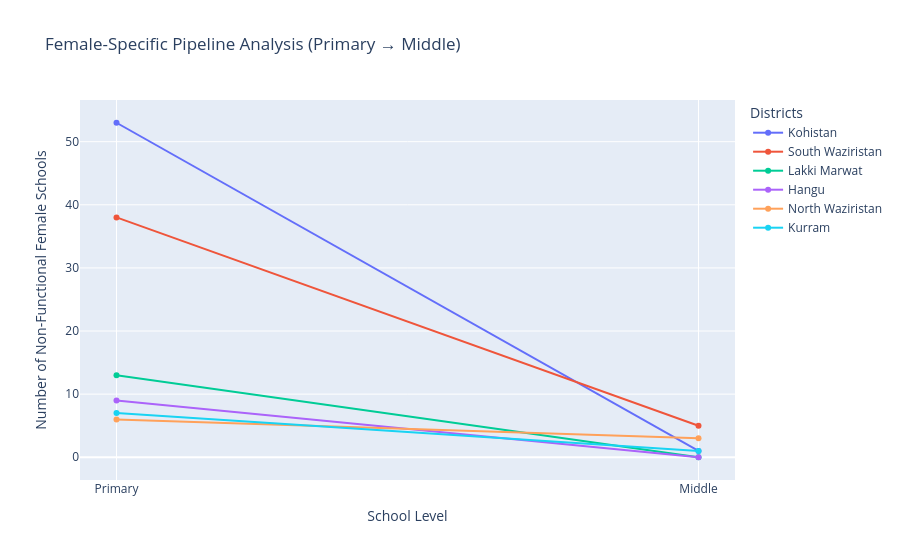

Notebook cell for this chart:
### Code cell
# Prepare female pipeline data
female_df = pd.melt(
    district_summary,
    id_vars='District',
    value_vars=['Female_Primary', 'Female_Middle'],
    var_name='Level',
    value_name='Female_Total'
)

female_df['Level'] = female_df['Level'].str.replace('Female_', '')
female_df['Level'] = pd.Categorical(female_df['Level'], categories=['Primary', 'Middle'], ordered=True)

fig = go.Figure()

# Add traces for each district
for district in top6_female:
    d = female_df[female_df['District'] == district]
    fig.add_trace(go.Scatter(
        x=d['Level'],
        y=d['Female_Total'],
        mode='lines+markers',
        name=district
    ))

# Update layout
fig.update_layout(
    title="Female-Specific Pipeline Analysis (Primary → Middle)",
    xaxis_title="School Level",
    yaxis_title="Number of Non-Functional Female Schools",
    hovermode="x unified",  # Unified hover for all districts
    legend_title="Districts"
)

fig.show()

### Figure 1 — Plotly figure (JSON) as saved in the notebook; plotly's stock layout.template omitted (floating-point values rounded to 4 significant figures)
{"data": [{"mode": "lines+markers", "name": "Kohistan", "type": "scatter", "x": ["Primary", "Middle"], "y": [53.0, 1.0]}, {"mode": "lines+markers", "name": "South Waziristan", "type": "scatter", "x": ["Primary", "Middle"], "y": [38.0, 5.0]}, {"mode": "lines+markers", "name": "Lakki Marwat", "type": "scatter", "x": ["Primary", "Middle"], "y": [13.0, 0.0]}, {"mode": "lines+markers", "name": "Hangu", "type": "scatter", "x": ["Primary", "Middle"], "y": [9.0, 0.0]}, {"mode": "lines+markers", "name": "North Waziristan", "type": "scatter", "x": ["Primary", "Middle"], "y": [6.0, 3.0]}, {"mode": "lines+markers", "name": "Kurram", "type": "scatter", "x": ["Primary", "Middle"], "y": [7.0, 1.0]}], "layout": {"hovermode": "x unified", "legend": {"title": {"text": "Districts"}}, "title": {"text": "Female-Specific Pipeline Analysis (Primary → Middle)"}, "xaxis": {"title": {"text": "School Level"}}, "yaxis": {"title": {"text": "Number of Non-Functional Female Schools"}}}}
